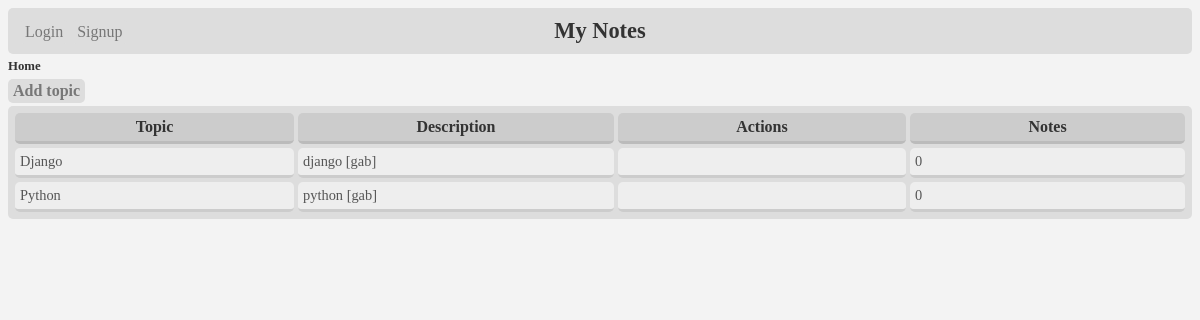
/, run on an earlier commit of the app's database.
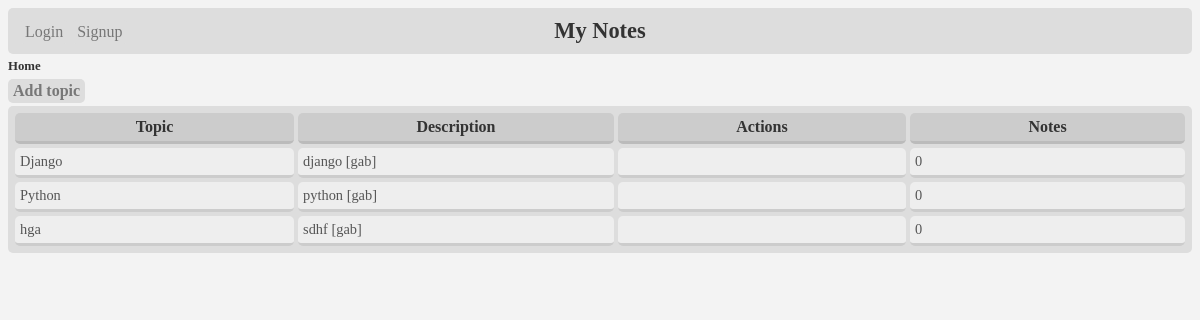
And on a later commit of the database.
### notes/models.py (models this page shows)
class Topic(models.Model):
    subject = models.CharField(max_length=100)
    description = models.CharField(max_length=500)
    owner = models.ForeignKey(
        User, on_delete=models.CASCADE, related_name='topics')

### notes/views.py (the view)
# urls.py: 2. Add a URL to urlpatterns:  path('', views.home, name='home')
def home(request):
	alltopics = Topic.objects.all()
	return render(request, 'home.html', {'topics_for_home': alltopics})

### notes/templates/home.html (shortened to what this page needs)
{% load static %}<!DOCTYPE html>
<html>
  <head>
    <link rel="stylesheet" href="{% static 'css/home.css' %}">
  </head>
  <body>
    <h1>My Notes</h1>
    <div class="linkqueue">
      Home
    </div>
    <div id="user">
      {% if user.is_authenticated %}
        Logged in user: {{user.username}}
        <a href="{% url 'logout' %}" >Logout</a>
      {% else %}
        <a href="{% url 'login' %}" >Login</a>
        <a href="{% url 'url_signup' %}" >Signup</a>
      {% endif %}
    </div>
    <div id="navbar">
      <a href="{% url 'url_topic_new' %}" >Add topic</a>
    </div>
    <div class="grid">
      <div class="topic_header">Topic</div>
      <div class="topic_header">Description</div>
      <div class="topic_header">Actions</div>
      <div class="topic_header">Notes</div>
      {% for topic in topics_for_home %}
        <div class="item1">{{ topic.subject }}</div>
        <div class="item2">
          {{ topic.description }} [{{ topic.owner.username }}]
        </div>
        <div class="item3">
        </div>
        <div class="item4">0</div>
      {% endfor %}
    </div>
  </body>
</html>

What changed in the data, as far as the page shows it:
added Topic: subject "hga", description "sdhf", owner.username "gab"
